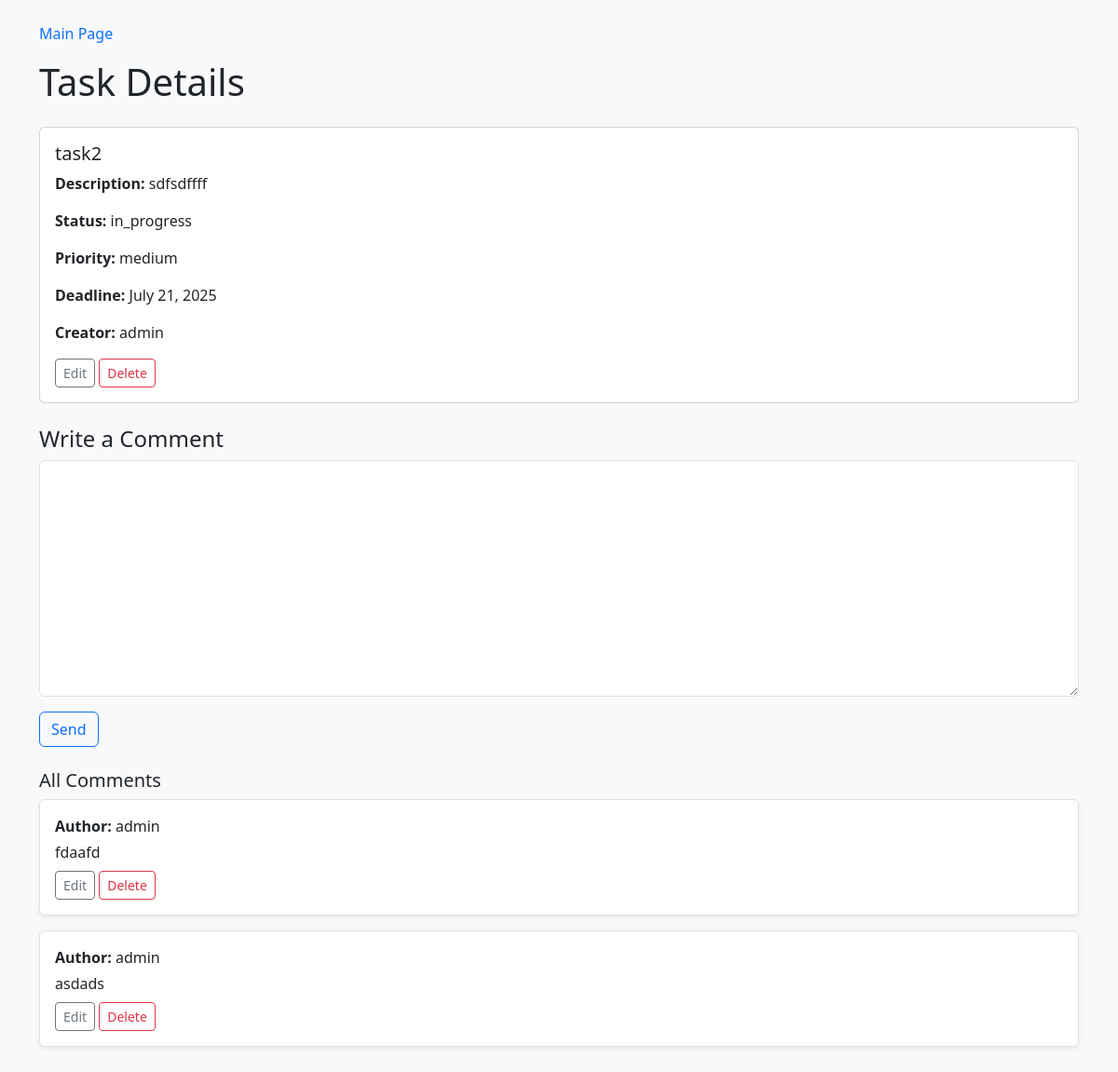
Page /2 on the earlier database version.
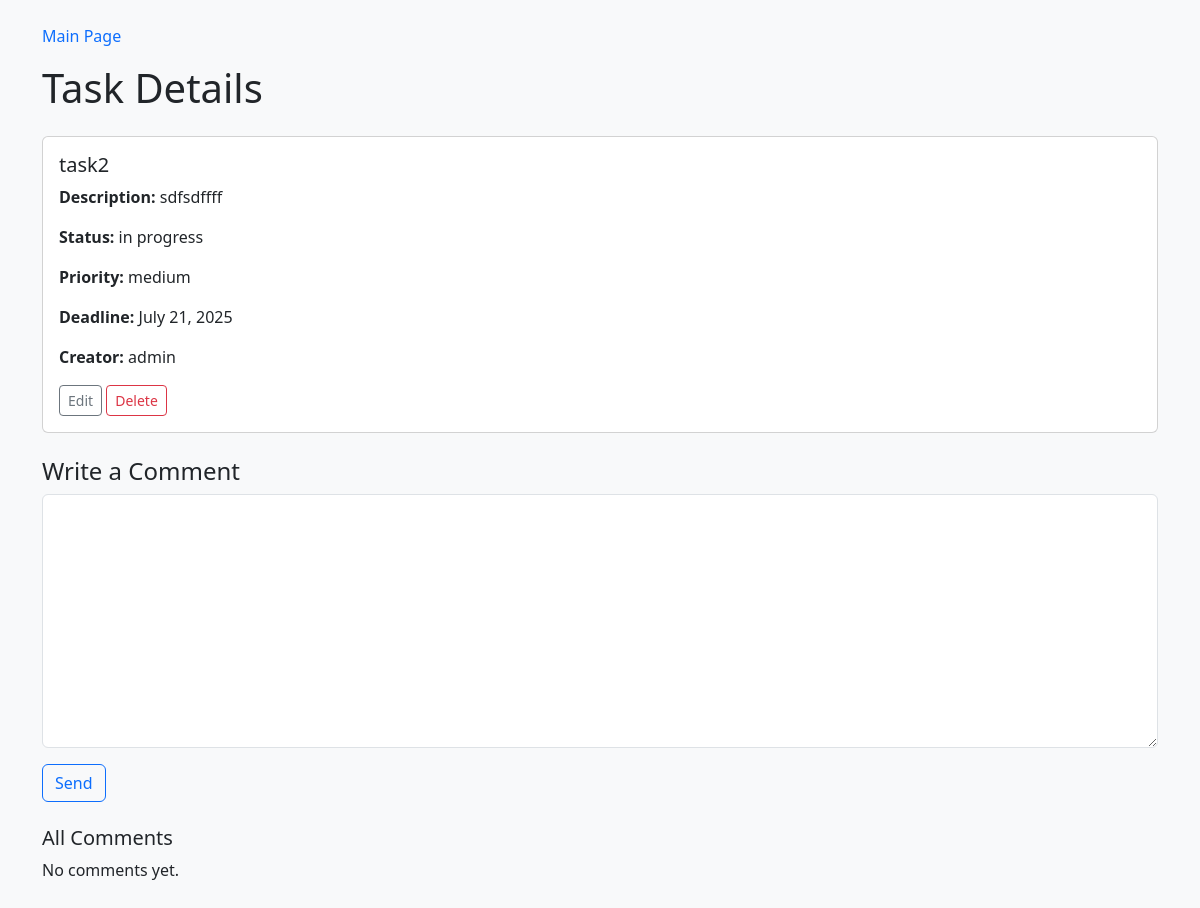
Same page on the later database version.
### TasksApp/models.py (models this page shows, shortened)
class Task(models.Model):
    priority_choices = [('low','Low'),('medium','Medium'),('high','High')]
    status_choices = [('todo','To do'),('in_progress','In progress'),('done','Completed')]
    title = models.CharField(max_length=100)
    description = models.TextField()
    status = models.CharField(max_length=50,choices=status_choices)
    priority = models.CharField(max_length=50,choices=priority_choices)
    deadline = models.DateField(null=True,blank=True)
    creator = models.ForeignKey(User,on_delete=models.CASCADE)

class Comment(models.Model):
    task = models.ForeignKey(Task,on_delete=models.CASCADE,related_name='comments')
    creator = models.ForeignKey(User,on_delete=models.CASCADE)
    content = models.TextField()
    created_at = models.DateTimeField(auto_now_add=True)

### TasksApp/views.py (the view, shortened to what this page needs)
# urls.py: path('<int:pk>',views.TaskDetailViews.as_view(),name='TaskDetail'),
class TaskDetailViews(DetailView):
    model = Task
    template_name = 'TaskDetail.html'
    context_object_name = 'task_info'
    def get_context_data(self, **kwargs):
        context = super().get_context_data(**kwargs)
        context['form'] = CommentForm()
        return context

### TasksApp/forms.py
class CommentForm(forms.ModelForm):
  class Meta:
    model = Comment
    fields = ['content']
  def __init__(self, *args, **kwargs):
        super(CommentForm, self).__init__(*args, **kwargs)
        self.fields["content"].widget.attrs.update({"class": "form-control"})

### templates/TaskDetail.html (shortened to what this page needs)
<!DOCTYPE html>
<html lang="en">
<head>
    <link href="https://cdn.jsdelivr.net/npm/bootstrap@5.3.7/dist/css/bootstrap.min.css" rel="stylesheet">
</head>
<body class="bg-light text-dark py-4">
    <div class="container">
        <nav class="mb-3">
            <a href="{% url 'TaskList' %}" class="text-decoration-none text-primary">Main Page</a>
        </nav>
        <h1 class="mb-4">Task Details</h1>
        <div class="card mb-4">
            <div class="card-body">
                <h5 class="card-title">{{ task_info.title }}</h5>
                <p class="card-text"><strong>Description:</strong> {{ task_info.description }}</p>
                <p class="card-text"><strong>Status:</strong> {{ task_info.status }}</p>
                <p class="card-text"><strong>Priority:</strong> {{ task_info.priority }}</p>
                <p class="card-text"><strong>Deadline:</strong> {{ task_info.deadline }}</p>
                <p class="card-text"><strong>Creator:</strong> {{ task_info.creator }}</p>
                <a href="{% url 'TaskEdit' task_info.id %}" class="btn btn-outline-secondary btn-sm">Edit</a>
                <a href="{% url 'TaskDelete' task_info.id %}" class="btn btn-outline-danger btn-sm">Delete</a>
            </div>
        </div>
        <h4>Write a Comment</h4>
        <form method="post" action="{% url 'TaskDetail' task_info.pk %}" class="mb-4">
            <div class="mb-3">
                {{ form.content }}
            </div>
            <button type="submit" class="btn btn-outline-primary">Send</button>
        </form>
        <h5>All Comments</h5>
        {% for comment in task_info.comments.all %}
            <div class="border rounded p-3 mb-3 bg-white shadow-sm">
                <p class="mb-1"><strong>Author:</strong> {{ comment.creator }}</p>
                <p class="mb-2">{{ comment.content }}</p>
                <a href="#" class="btn btn-sm btn-outline-secondary">Edit</a>
                <a href="{% url 'CommentDelete' comment.pk %}" class="btn btn-sm btn-outline-danger">Delete</a>
            </div>
        {% empty %}
            <p>No comments yet.</p>
        {% endfor %}
    </div>
</body>
</html>

Differences in the rows shown:
removed Comment: creator "admin", content "fdaafd"
removed Comment: creator "admin", content "asdads"
changed Task "task2": status "in_progress" → "in progress"
Other differences:
text now shown: "No comments yet."
